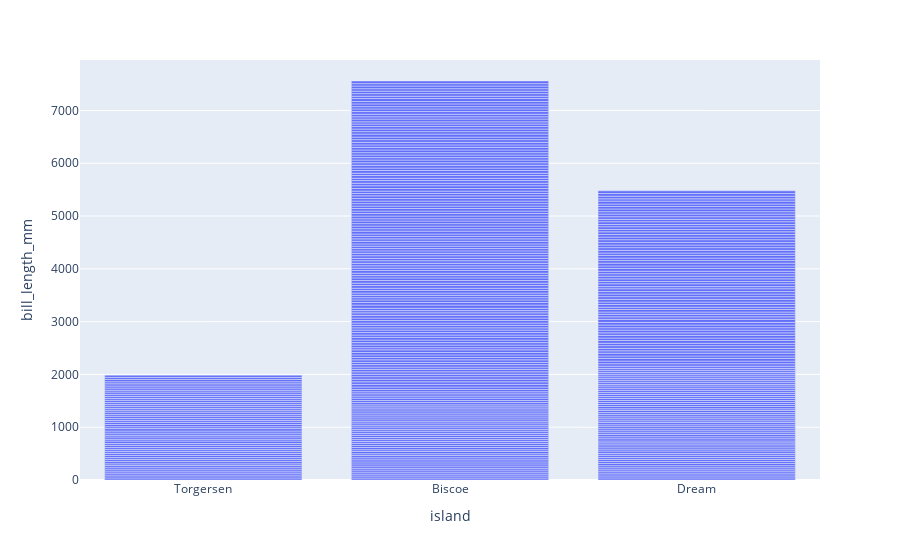

Notebook code cell kept with this figure:
### Code cell
fig = px.bar(df,x="island",y='bill_length_mm')
fig.show()

### Figure 1 — Plotly figure (JSON) as saved in the notebook; plotly's stock layout.template omitted (floating-point values rounded to 4 significant figures; data arrays with more than 128 entries replaced by an {"elided": "..."} marker saying what was removed)
{"data": [{"alignmentgroup": "True", "hovertemplate": "island=%{x}<br>bill_length_mm=%{y}<extra></extra>", "legendgroup": "", "marker": {"color": "#636efa", "pattern": {"shape": ""}}, "name": "", "offsetgroup": "", "orientation": "v", "showlegend": false, "textposition": "auto", "type": "bar", "x": {"elided": "344 str values"}, "xaxis": "x", "y": {"elided": "344 float values"}, "yaxis": "y"}], "layout": {"barmode": "relative", "legend": {"tracegroupgap": 0}, "margin": {"t": 60}, "xaxis": {"anchor": "y", "domain": [0, 1], "title": {"text": "island"}}, "yaxis": {"anchor": "x", "domain": [0, 1], "title": {"text": "bill_length_mm"}}}}
